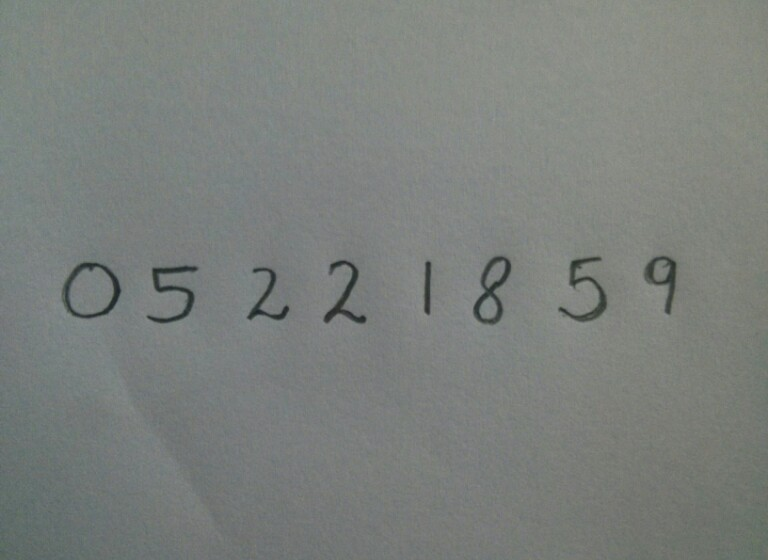
#> input picture real_time_recog/image2.jpg, 768 x 560 px
$ jupyter execute --allow-errors digitRecog_image.ipynb   (shell and % lines are left out)   (older library calls are emulated)
#> lines starting #> are read from the running program, lines starting #| are printed output that depends on the picture; after the words box and inside, x2 and y2 are one past the last pixel; in counts of white or black regions, pixels touching at a corner belong together
## Digit Recognition from Image

[cell 1]
import cv2 as cv
from sklearn.externals import joblib
from skimage.feature import hog
import numpy as np
import matplotlib.pyplot as plt

#> (a cell that did not finish here is left out)

[cell 3]
img = cv.imread('image2.jpg')
#> img is the input picture: shape (560, 768, 3); mean B, G, R 123.9, 127.4, 123

[cell 4]
def show(image):
    plt.figure(figsize=(5, 5)) # size is in inches
    plt.axis('off')
    plt.imshow(image, interpolation='nearest', cmap='Greys_r') #nearest neighbour interpolation

show(cv.cvtColor(img, cv.COLOR_BGR2RGB))

[cell 5]
im_gray = cv.cvtColor(img, cv.COLOR_BGR2GRAY)
im_gray = cv.GaussianBlur(im_gray, (5,5), 0)
show(im_gray)

[cell 6]
rt, im_th = cv.threshold(im_gray, 90, 255, cv.THRESH_BINARY_INV)
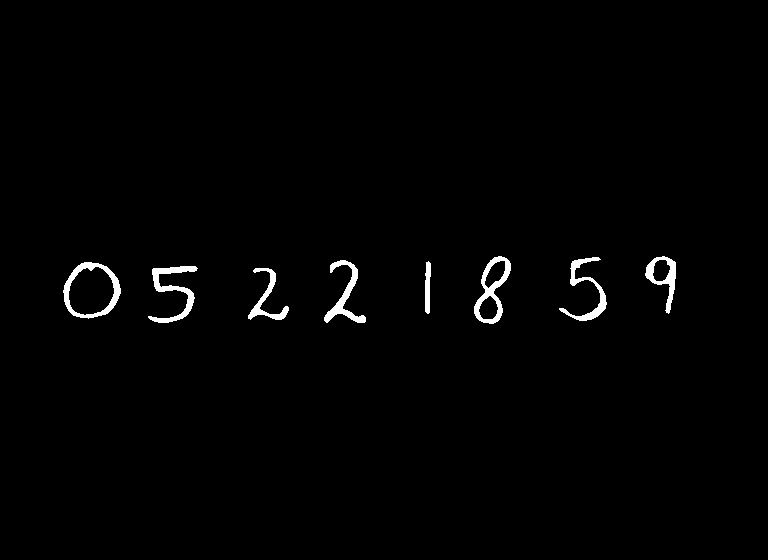
#> im_th: shape (560, 768); 1.2% white; 8 white regions
show(im_th)

[cell 7]
_, contours, hier = cv.findContours(im_th.copy(), cv.RETR_EXTERNAL, cv.CHAIN_APPROX_SIMPLE)
#> contours = 8 contours; box (x1, y1, x2, y2) and area: (63, 262, 121, 319) 2436, (474, 256, 511, 324) 1370, (645, 256, 676, 314) 795, (148, 266, 198, 323) 694, (324, 260, 366, 323) 620, (559, 257, 607, 321) 573, (248, 268, 289, 320) 444, (425, 261, 431, 314) 202
print(len(contours))
#| 8

[cell 8]
rects = [cv.boundingRect(ctr) for ctr in contours]
#> rects = [(248, 268, 41, 52), (148, 266, 50, 57), (63, 262, 58, 57), (425, 261, 6, 53), (324, 260, 42, 63), (559, 257, 48, 64), (645, 256, 31, 58), (474, 256, 37, 68)]
print(rects)
#| [(248, 268, 41, 52), (148, 266, 50, 57), (63, 262, 58, 57), (425, 261, 6, 53), (324, 260, 42, 63), (559, 257, 48, 64), (645, 256, 31, 58), (474, 256, 37, 68)]


$ run again, with real_time_recog/image1.jpg copied over real_time_recog/image2.jpg
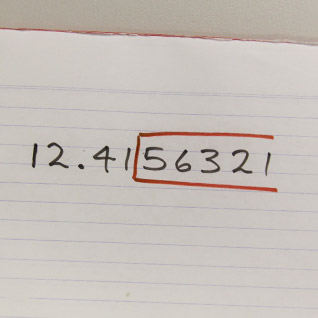
#> input picture real_time_recog/image1.jpg, 318 x 318 px
#> img is the input picture: shape (318, 318, 3); mean B, G, R 186.1, 191.3, 198.3
#> `rt, im_th = cv.threshold(im_gray, 90, 255, cv.THRESH_BINARY_INV)`:
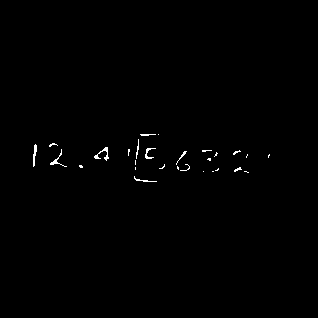
#> im_th: shape (318, 318); 0.49% white in thin lines or dots, all inside (x1, y1, x2, y2) = (33, 134, 270, 182)
#> contours = 28 contours, 24 with area under 20; largest, box (x1, y1, x2, y2) and area: (94, 147, 109, 161) 36, (33, 144, 37, 167) 30, (50, 149, 67, 167) 24, (145, 148, 156, 159) 21
#| 28
#> rects = 28 items, first 6: (134, 176, 23, 6), (244, 171, 5, 2), (212, 171, 2, 1), (203, 171, 1, 1), (215, 168, 4, 3), (234, 167, 8, 5)
#> (printed output is left out)

$ run again, with real_time_recog/image3.jpg copied over real_time_recog/image2.jpg
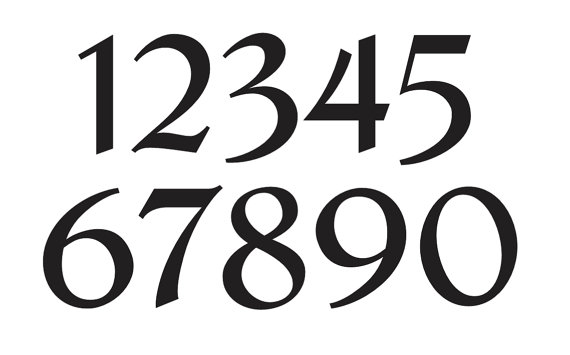
#> input picture real_time_recog/image3.jpg, 570 x 355 px
#> img is the input picture: shape (355, 570, 3); mean B, G, R 217.4, 217.3, 217.6
#> `rt, im_th = cv.threshold(im_gray, 90, 255, cv.THRESH_BINARY_INV)`:
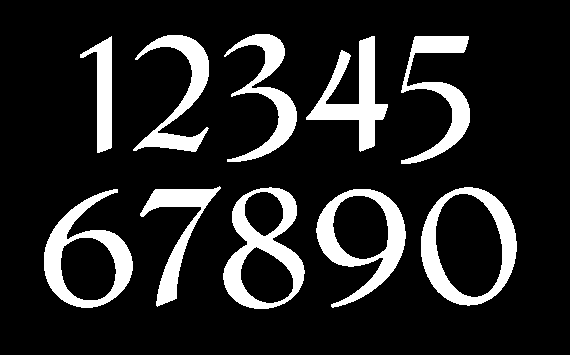
#> im_th: shape (355, 570); 15% white; 10 white regions
#> contours = 10 contours; largest, box (x1, y1, x2, y2) and area: (421, 187, 517, 306) 8767, (223, 187, 305, 309) 6960, (316, 189, 406, 308) 6096, (44, 189, 133, 308) 6092, (306, 36, 388, 152) 3014
#| 10
#> rects = [(316, 189, 90, 119), (44, 189, 89, 119), (421, 187, 96, 119), (223, 187, 82, 122), (140, 186, 81, 121), (401, 36, 69, 128), (306, 36, 82, 116), (80, 36, 32, 117), (133, 35, 76, 117), (224, 34, 73, 128)]
#| [(316, 189, 90, 119), (44, 189, 89, 119), (421, 187, 96, 119), (223, 187, 82, 122), (140, 186, 81, 121), (401, 36, 69, 128), (306, 36, 82, 116), (80, 36, 32, 117), (133, 35, 76, 117), (224, 34, 73, 128)]
